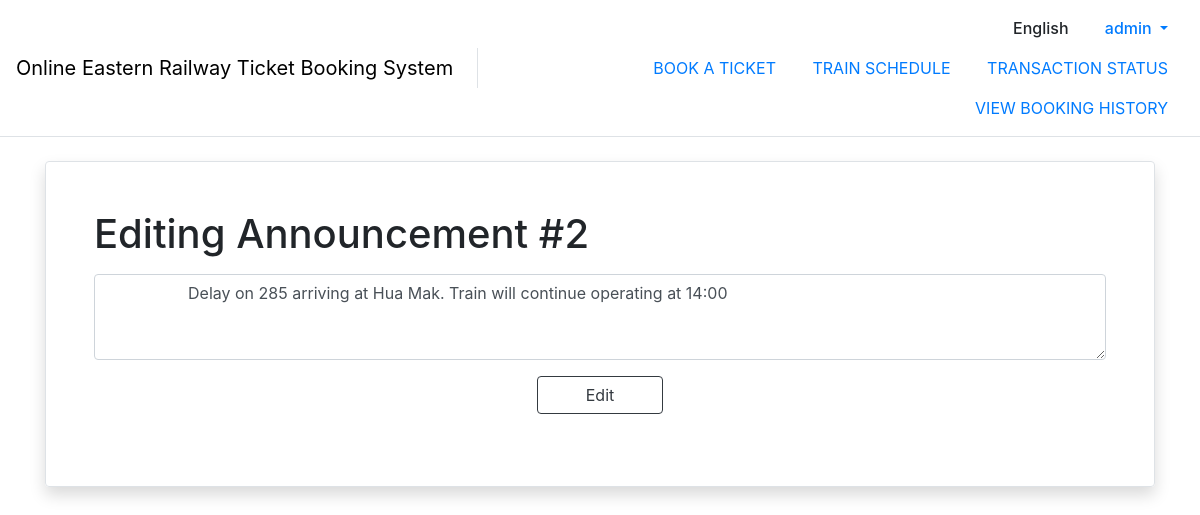
The app's page /announcement/edit/2/ (signed in) with its own data.
### announcement/models.py (models this page shows)
class Announcement(models.Model):
    announcer_user = models.ForeignKey(
        Announcer, on_delete=models.CASCADE, null=True)
    announce_text = models.TextField()
    announce_time = models.DateTimeField()

### announcement/views.py (the view, shortened to what this page needs)
# urls.py: path('edit/<int:announcement_id>/', views.EditAnnouncement.as_view(), name="editAnnouncement"),
class EditAnnouncement(LoginRequiredMixin, PermissionRequiredMixin, View):
    permission_required = 'announcement.change_announcement'
    def get(self, request, announcement_id):
        context = prepare_context(request, show_navbar=True)
        announcement_form = AnnouncementForm()
        context['announcement_form'] = announcement_form
        context['announcement'] = Announcement.objects.get(
            pk=announcement_id)
        return render(request, 'announcement/editAnnouncement.html', context=context)

### announcement/forms.py
class AnnouncementForm(forms.ModelForm):
    class Meta:
        model = Announcement
        fields = ('announce_text',)

### account/utils.py (called while the page is built)
def prepare_context(request, show_navbar=True):
    context = {
        'show_navbar': show_navbar
    }
    if request.user.is_authenticated:
        user = User.objects.get(username=request.user.username)
        context['current_user'] = user
    return context

### announcement/templates/announcement/editAnnouncement.html (shortened to what this page needs)
{% extends "base.html" %}
{% load static %}
{% block content %}
  <div class="my-4">
    <div class="w-100 rounded border shadow p-3 p-lg-5">
      <div class="row">
        <a class="col">
          <h1>Editing Announcement #{{ announcement.id }}</h1>
          <div id="signup" class="mt-3">
            <form action="#" method="POST">
              <div class="form-group">
                <textarea class="form-control" name="{{ announcement_form.announce_text.name }}"
                  id="{{ announcement_form.announce_text.id_for_label }}"
                  required rows="3">
                  {{ announcement.announce_text }}
                </textarea>
              </div>
              <div class="text-center">
                <button type="submit" class="btn btn-outline-dark px-5">Edit</button>
              </div>
            </form>
          </div>
      </div>
    </div>
  </div>
  </div>
{% endblock content %}

### templates/base.html (shortened to what this page needs)
<!DOCTYPE html>
{% load static %}
<html lang="en">
<head>
  <link rel="stylesheet" type="text/css" href="{% static 'css/bootstrap.min.css'%}">
  <link rel="stylesheet" type="text/css" href="{% static 'css/bootstrap-select.min.css'%}">
  <link rel="stylesheet" type="text/css" href="{% static 'css/styles.css'%}">
</head>
<body>
  {% if show_navbar %}
  <nav class="navbar navbar-expand-lg navbar-light border-bottom">
    <div class="d-none d-lg-flex w-100 justify-content-center align-items-center">
      <div class="navbar-brand border-right pr-4 h-50">
        <div class="my-auto">
          <a class="d-inline-block my-auto"  href={% url 'dashboard' %} style="text-decoration: none; color: black;">Online Eastern Railway Ticket Booking System </a>
        </div>
      </div>
      <div class="text-right w-100">
        <div class="row align-content-right">
          <div class="col" style="font-weight: 500;">
            <a class="nav-link d-inline-block">English</a>
            {% if request.user.is_authenticated %}
              <div class="nav-item dropdown d-inline-block">
                <a class="nav-link dropdown-toggle" href="#" id="profileDropdown" role="button" data-toggle="dropdown" aria-haspopup="true" aria-expanded="false">
                  {% if user.first_name and user.last_name %}
                    {{ user.first_name }} {{ user.last_name }}
                  {% else %}
                    {{ user.username}}
                  {% endif %}
                </a>
              </div>
            {% else %}
              <a class="nav-link d-inline-block" href={% url 'login'%}>Login</a>
            {% endif %}
          </div>
        </div>
        <div class="row align-content-right">
          <div class="col text-uppercase">
            <a class="nav-link d-inline-block" href={% url 'searchSchedules' %}>BOOK A TICKET</a>
            <a class="nav-link d-inline-block" href={% url 'searchTimetable' %}>TRAIN SCHEDULE</a>
            <a class="nav-link d-inline-block" href={% url 'viewTransaction' %}>TRANSACTION STATUS</a>
            <a class="nav-link d-inline-block" href={% url 'bookingHistory' %}>VIEW BOOKING HISTORY</a>
          </div>
        </div>
      </div>
    </div>
  </nav>
  {% endif %}
  <div id="content" class="container appear-fade-start">
    {% block content %}
    {% endblock content %}
</body>
</html>

### static/css/styles.css (style rules this page uses)
body { font-family: -apple-system, BlinkMacSystemFont, "Segoe UI", Roboto, "Sarabun", "Helvetica Neue", Arial, "Noto Sans", sans-serif, "Apple Color Emoji", "Segoe UI Emoji", "Segoe UI Symbol", "Noto Color Emoji" !important; }
.appear-fade-start { opacity: 0; animation: appear-fade 0.25s ease-out 0.1s 1 forwards; }

### records on screen
Announcement: id "2", announce_text "Delay on 285 arriving at Hua Mak. Train will continue operating at 14:00"

### other values on screen
{{ user.username }} "admin"
